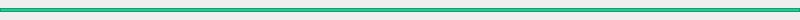
<?xml version="1.0" encoding="UTF-8"?>
<ui version="4.0">
 <class>MusicSlider</class>
 <widget class="QWidget" name="MusicSlider">
  <property name="geometry">
   <rect>
    <x>0</x>
    <y>0</y>
    <width>800</width>
    <height>20</height>
   </rect>
  </property>
  <property name="windowTitle">
   <string>Form</string>
  </property>
  <widget class="QFrame" name="inLine">
   <property name="geometry">
    <rect>
     <x>0</x>
     <y>8</y>
     <width>800</width>
     <height>4</height>
    </rect>
   </property>
   <property name="styleSheet">
    <string notr="true">#inLine
{
 background-color:#EBEEF5;
}</string>
   </property>
   <property name="frameShape">
    <enum>QFrame::StyledPanel</enum>
   </property>
   <property name="frameShadow">
    <enum>QFrame::Raised</enum>
   </property>
  </widget>
  <widget class="QFrame" name="outLine">
   <property name="geometry">
    <rect>
     <x>0</x>
     <y>8</y>
     <width>800</width>
     <height>4</height>
    </rect>
   </property>
   <property name="styleSheet">
    <string notr="true">#outLine
{
 background-color:#1ECC94;
}</string>
   </property>
   <property name="frameShape">
    <enum>QFrame::StyledPanel</enum>
   </property>
   <property name="frameShadow">
    <enum>QFrame::Raised</enum>
   </property>
  </widget>
 </widget>
 <resources/>
 <connections/>
</ui>
